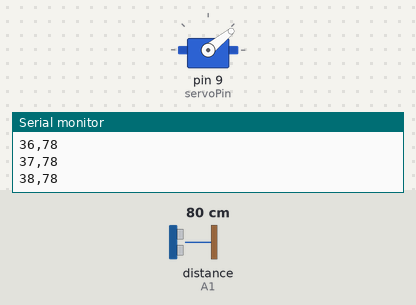
The sketch below on a simulated Arduino Uno, built with avr-gcc and run on an emulated ATmega328P. On the bench: servo, the last lines printed to the serial monitor. Wiring (inferred from the names in the program): ultrasonic range finder: trigger A0; echo A1. Inputs (shaded band) come from the test bench; at power-on: distance to the obstacle (sensor on A1) 80 cm. The echo pulse lasts 58.3 µs per cm.

Above: at 1.2 s.
1.3 s: distance to the obstacle (sensor on A1) set to 250 cm
At 1.8 s:
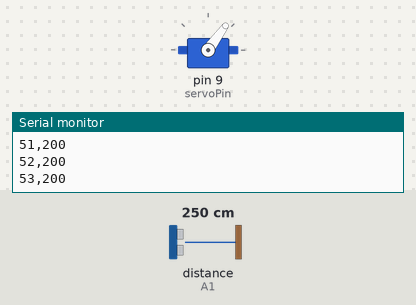
4.3 s: distance to the obstacle (sensor on A1) set to 2 cm
At 4.78 s:
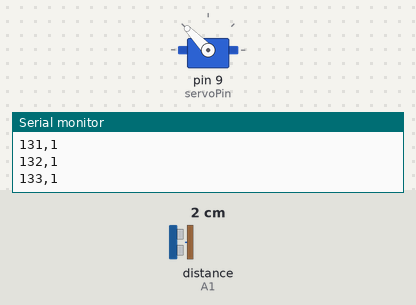
Timing chart, 0 to 13.3 s (numbered marks = the images above; inputs shaded):
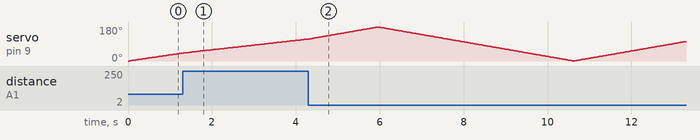

The sketch:

arduino_radar.ino
```cpp
#include <Servo.h>

const int trigPin = A0;     // TRIG pin of ultrasonic sensor
const int echoPin = A1;     // ECHO pin of ultrasonic sensor
const int servoPin = 9;     // SER1 = D9 (confirmed working)

Servo radarServo;

int angle = 0;
int direction = 1;

void setup() {
  Serial.begin(9600);
  radarServo.attach(servoPin);       // Use the working pin
  pinMode(trigPin, OUTPUT);
  pinMode(echoPin, INPUT);
}

void loop() {
  radarServo.write(angle);           // Move to the current angle
  delay(25);                         // Wait for servo to reach angle

  // Trigger the ultrasonic sensor
  digitalWrite(trigPin, LOW);
  delayMicroseconds(2);
  digitalWrite(trigPin, HIGH);
  delayMicroseconds(10);
  digitalWrite(trigPin, LOW);

  // Read echo time
  long duration = pulseIn(echoPin, HIGH, 30000); // Timeout at 30ms

  // Convert to distance in cm
  int distance = duration * 0.034 / 2;
  if (duration == 0 || distance < 0 || distance > 200) {
    distance = 200;  // Default if out of range
  }

  // Output as "angle,distance" CSV format
  Serial.print(angle);
  Serial.print(",");
  Serial.println(distance);

  // Sweep angle
  angle += direction;
  if (angle >= 180 || angle <= 0) {
    direction = -direction;  // Reverse direction
  }
}
```
